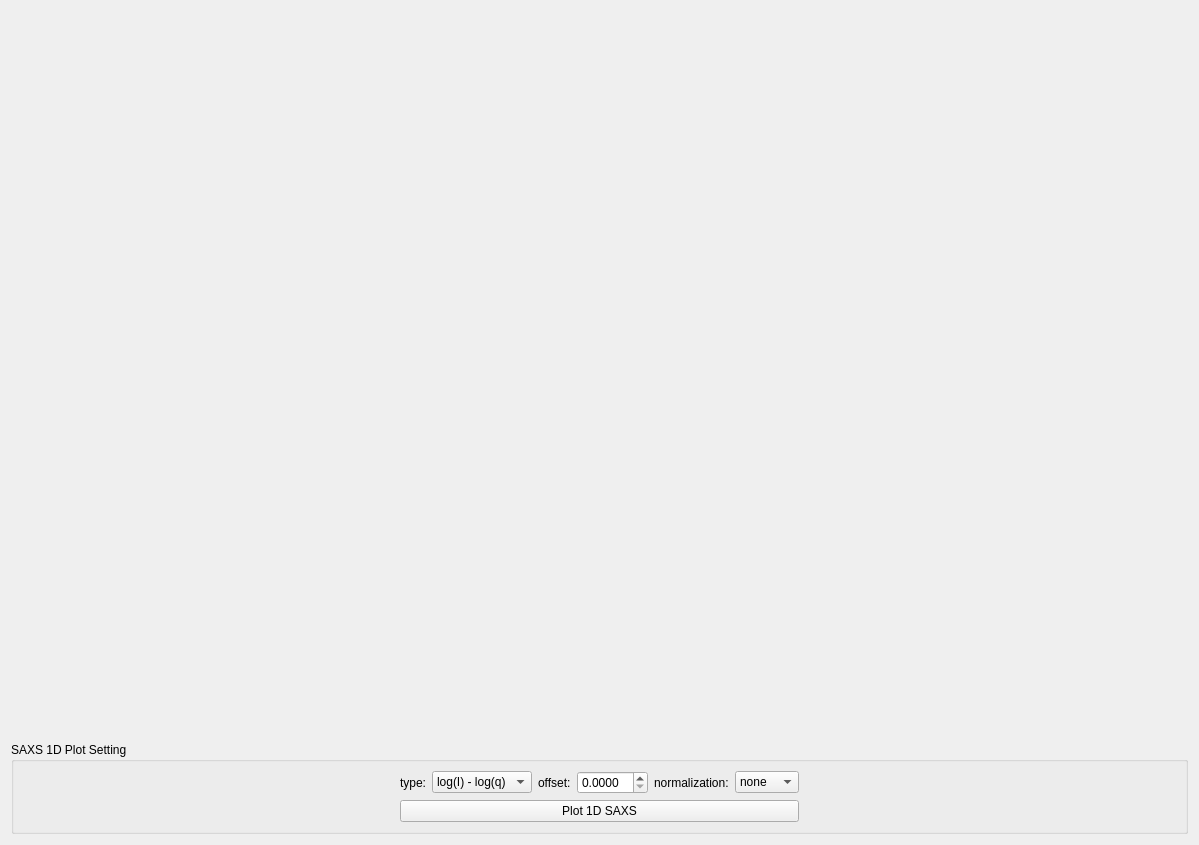
<?xml version="1.0" encoding="UTF-8"?>
<ui version="4.0">
 <class>Form</class>
 <widget class="QWidget" name="Form">
  <property name="geometry">
   <rect>
    <x>0</x>
    <y>0</y>
    <width>1199</width>
    <height>845</height>
   </rect>
  </property>
  <property name="windowTitle">
   <string>Form</string>
  </property>
  <layout class="QGridLayout" name="gridLayout">
   <item row="0" column="0">
    <widget class="MplCanvas" name="mp_saxs" native="true">
     <property name="sizePolicy">
      <sizepolicy hsizetype="Preferred" vsizetype="Expanding">
       <horstretch>0</horstretch>
       <verstretch>0</verstretch>
      </sizepolicy>
     </property>
     <property name="minimumSize">
      <size>
       <width>0</width>
       <height>0</height>
      </size>
     </property>
     <property name="maximumSize">
      <size>
       <width>16777215</width>
       <height>16777215</height>
      </size>
     </property>
    </widget>
   </item>
   <item row="1" column="0">
    <widget class="QGroupBox" name="groupBox_6">
     <property name="sizePolicy">
      <sizepolicy hsizetype="Expanding" vsizetype="Preferred">
       <horstretch>0</horstretch>
       <verstretch>0</verstretch>
      </sizepolicy>
     </property>
     <property name="title">
      <string>SAXS 1D Plot Setting</string>
     </property>
     <layout class="QGridLayout" name="gridLayout_16">
      <item row="0" column="0">
       <spacer name="horizontalSpacer_7">
        <property name="orientation">
         <enum>Qt::Horizontal</enum>
        </property>
        <property name="sizeHint" stdset="0">
         <size>
          <width>40</width>
          <height>20</height>
         </size>
        </property>
       </spacer>
      </item>
      <item row="0" column="1">
       <layout class="QGridLayout" name="gridLayout_24">
        <item row="0" column="0">
         <widget class="QLabel" name="label_21">
          <property name="text">
           <string>type:</string>
          </property>
         </widget>
        </item>
        <item row="0" column="1">
         <widget class="QComboBox" name="pa_type">
          <property name="currentIndex">
           <number>3</number>
          </property>
          <item>
           <property name="text">
            <string>I - q</string>
           </property>
          </item>
          <item>
           <property name="text">
            <string>I - log(q)</string>
           </property>
          </item>
          <item>
           <property name="text">
            <string>log(I) - q</string>
           </property>
          </item>
          <item>
           <property name="text">
            <string>log(I) - log(q)</string>
           </property>
          </item>
         </widget>
        </item>
        <item row="0" column="2">
         <widget class="QLabel" name="label_22">
          <property name="text">
           <string>offset:</string>
          </property>
         </widget>
        </item>
        <item row="0" column="3">
         <widget class="QDoubleSpinBox" name="pa_offset">
          <property name="decimals">
           <number>4</number>
          </property>
          <property name="singleStep">
           <double>0.050000000000000</double>
          </property>
          <property name="value">
           <double>0.000000000000000</double>
          </property>
         </widget>
        </item>
        <item row="0" column="4">
         <widget class="QLabel" name="label_23">
          <property name="text">
           <string>normalization:</string>
          </property>
         </widget>
        </item>
        <item row="0" column="5">
         <widget class="QComboBox" name="pa_norm">
          <item>
           <property name="text">
            <string>none</string>
           </property>
          </item>
          <item>
           <property name="text">
            <string>I' = Iq2</string>
           </property>
          </item>
          <item>
           <property name="text">
            <string>I' = Iq4</string>
           </property>
          </item>
          <item>
           <property name="text">
            <string>I' = I/Io</string>
           </property>
          </item>
         </widget>
        </item>
        <item row="1" column="0" colspan="6">
         <widget class="QPushButton" name="pushButton_10">
          <property name="text">
           <string>Plot 1D SAXS</string>
          </property>
         </widget>
        </item>
       </layout>
      </item>
      <item row="0" column="2">
       <spacer name="horizontalSpacer_8">
        <property name="orientation">
         <enum>Qt::Horizontal</enum>
        </property>
        <property name="sizeHint" stdset="0">
         <size>
          <width>40</width>
          <height>20</height>
         </size>
        </property>
       </spacer>
      </item>
     </layout>
    </widget>
   </item>
  </layout>
 </widget>
 <customwidgets>
  <customwidget>
   <class>MplCanvas</class>
   <extends>QWidget</extends>
   <header>matplot_qt</header>
   <container>1</container>
  </customwidget>
 </customwidgets>
 <resources/>
 <connections/>
</ui>
